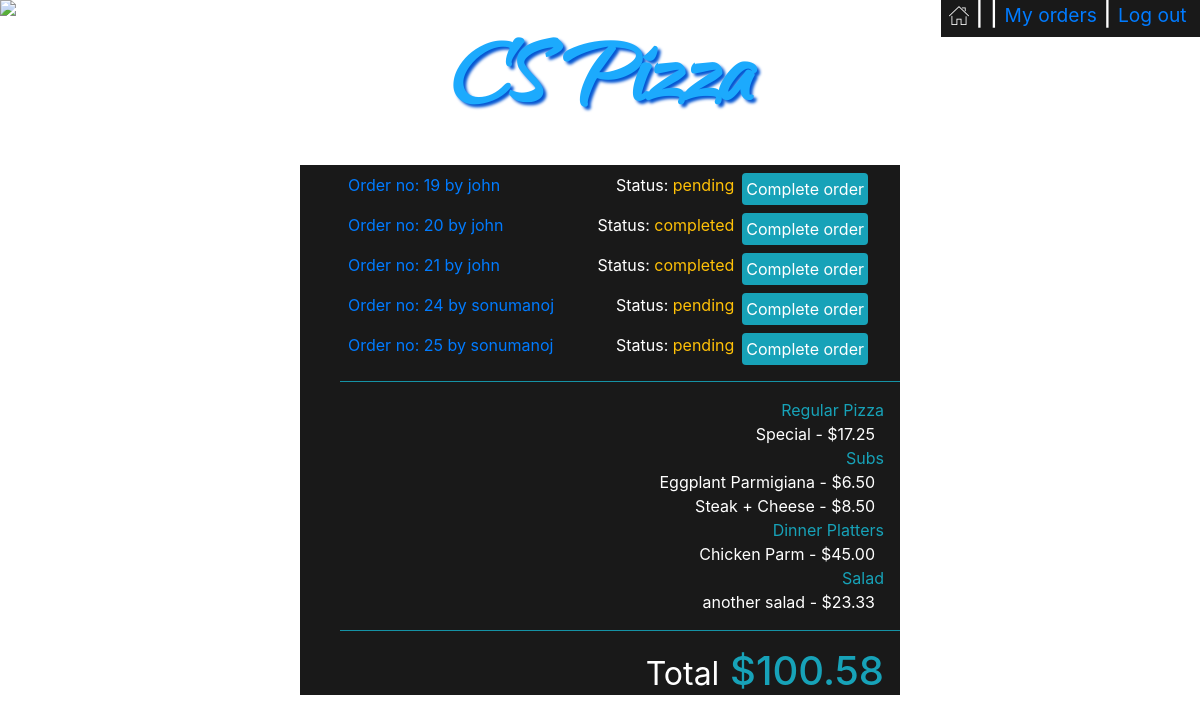
/orders_manager/john/19, run on the app's committed database.
### orders/models.py (models this page shows, shortened)
class User_order(models.Model):
    user=models.ForeignKey(User,on_delete=models.CASCADE)
    order_number=models.IntegerField()
    topping_allowance=models.IntegerField(default=0)
    status=models.CharField(max_length=64,default='initiated')

class Order2(models.Model):
    user=models.ForeignKey(User,on_delete=models.CASCADE)
    number=models.IntegerField()
    category=models.CharField(max_length=64,null=True)
    name=models.CharField(max_length=64)
    price=models.DecimalField(max_digits=4,decimal_places=2)
    def __str__(self):
        return f"{self.name} - ${self.price} "

### orders/views.py (the view)
# urls.py: path("orders_manager/<str:user>/<str:order_number>", views.orders_manager, name="orders_manager"),
def orders_manager(request,user,order_number):
    user=User.objects.get(username=user)
    context = {
        "Checkout":Order2.objects.filter(user=user,number=order_number),
        "Checkout_category":Order2.objects.filter(user=user,number=order_number).values_list('category').distinct(),
        "Total":list(Order2.objects.filter(user=user,number=order_number).aggregate(Sum('price')).values())[0],
        "user":request.user,
        "Category": Category.objects.all(),
        "Order_number":order_number,
        "All_orders":User_order.objects.exclude(status='initiated')
    }
    return render(request,"orders_manager.html",context)

### orders/templates/orders_manager.html (shortened to what this page needs)
<!DOCTYPE html>
<html style="height:100%">
<head>
    {% load static %}
    <link rel="stylesheet" type="text/css" href="{% static 'styles.css' %}">
    <link rel="stylesheet" href="https://maxcdn.bootstrapcdn.com/bootstrap/4.1.3/css/bootstrap.min.css">
</head>
<body style="height:100%">
    <img id='pizza_background' src="{% static 'pizza_background.jpeg.jpg' %}">
    {% if Category %}
    <div id='username'>
        <h4 class='px-2' ><a href="{% url 'index' %}"><img src="{% static 'home.png' %}"></a> |
            {{user.username}} |
            {% if not user.is_superuser %}
            <small><a href="{% url 'my_orders' Order_number %}">My orders</a></small> |
            {% endif %}
            <small><a href="{% url 'logout' %}"> Log out&nbsp;</a></small>
        </h4>
    </div>
    {% endif %}
    <p id='logo' class='text-center m-0 font-weight-bold'><a href="{% url 'index' %}">CS Pizza</a></p>
    <div id='my_orders_container' class='w-50 mx-auto'>
        <div class=' text-left pr-3'>
            <ul >
                {% for row in All_orders%}
                <li class='p-2' >
                    <a href="{% url 'orders_manager' row.user row.order_number  %}"><span>Order no: {{row.order_number}} by {{row.user}}</span></a>
                    <a href="{% url 'complete_order' row.user row.order_number  %}"><span class='float-right mx-2 p-1 bg-info rounded text-white'>Complete order</span></a>
                    <span class='float-right'>Status: <span class='text-warning'>{{row.status}}</span></span>
                </li>
                {% endfor %}
            </ul>
        </div>
        <ul>
            <hr class='bg-info'>
            {% for check_cat in Checkout_category %}
                <li class='text-info text-right pr-3'>{{check_cat|cut:"("|cut:")"|cut:","|cut:"'"}}</li>
                {% for row in Checkout %}
                {% if row.category == check_cat|cut:"("|cut:")"|cut:","|cut:"'"  %}
                <li class='pr-3 text-right'>{{row}}&nbsp;</li>
                {% endif %}
                {% endfor %}
            {% endfor %}
            <hr class='bg-info'>
            <li class='text-info text-right pr-3 '><h1><small class='text-white'>Total</small> ${{Total|floatformat:2}}</h1></li>
        </ul>
    </div>
</body>
</html>

### orders/static/styles.css (style rules this page uses)
#pizza_background { position: absolute; z-index:-99; }
#logo { padding:0px; font-family: webLogo ; font-size: 110px; text-shadow: 3px 3px 3px rgb(5, 87, 211); }
#logo a:link, #place_order:link, #confirm_order:link { color:rgb(28, 170, 253); }
#center_box,#username { background-color: rgba(0, 0, 0, 0.9); color: white; }
#username { position: absolute; right: 0; }
li { list-style-type: none; }
#my_orders_container { background-color: rgba(0, 0, 0, 0.9); color: white; }

### data on the page
User_order: order_number "19", user "john", status "pending"
User_order: order_number "20", user "john", status "completed"
User_order: order_number "21", user "john", status "completed"
User_order: order_number "24", user "sonumanoj", status "pending"
User_order: order_number "25", user "sonumanoj", status "pending"
Order2: name+price "Special - $17.25"
Order2: name+price "Eggplant Parmigiana - $6.50"
Order2: name+price "Steak + Cheese - $8.50"
Order2: name+price "Chicken Parm - $45.00"
Order2: name+price "another salad - $23.33"

### other printed values
{{ check_cat|cut:"("|cut:")"|cut:","|cut:"'" }} "Regular Pizza" "Subs" "Dinner Platters" "Salad"
{{ Total|floatformat:2 }} "100.58"
